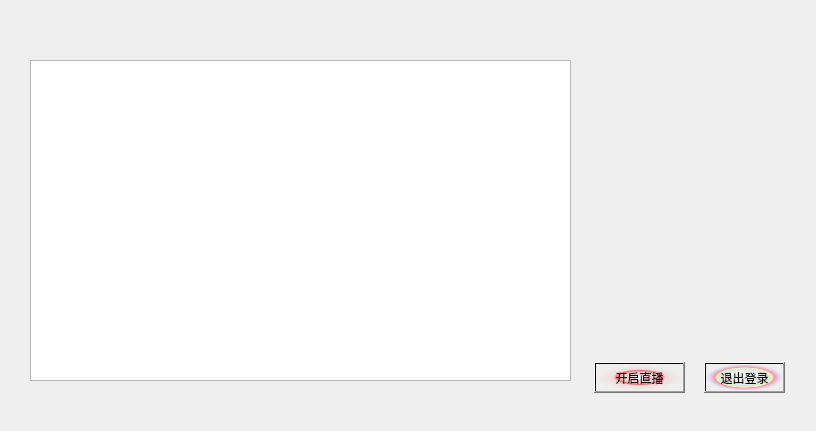
<?xml version="1.0" encoding="UTF-8"?>
<ui version="4.0">
 <class>ChatWindow</class>
 <widget class="QWidget" name="ChatWindow">
  <property name="geometry">
   <rect>
    <x>0</x>
    <y>0</y>
    <width>816</width>
    <height>431</height>
   </rect>
  </property>
  <property name="windowTitle">
   <string>Form</string>
  </property>
  <widget class="QLabel" name="label">
   <property name="geometry">
    <rect>
     <x>0</x>
     <y>0</y>
     <width>821</width>
     <height>431</height>
    </rect>
   </property>
   <property name="text">
    <string/>
   </property>
   <property name="pixmap">
    <pixmap resource="Images/picture.qrc">:/image/主窗口背景.jpg</pixmap>
   </property>
   <property name="scaledContents">
    <bool>true</bool>
   </property>
  </widget>
  <widget class="QPushButton" name="btn_startLive">
   <property name="geometry">
    <rect>
     <x>594</x>
     <y>362</y>
     <width>91</width>
     <height>31</height>
    </rect>
   </property>
   <property name="styleSheet">
    <string notr="true">background-color: qradialgradient(spread:pad, cx:0.5, cy:0.5, radius:0.5, fx:0.5, fy:0.5, stop:0 rgba(255, 255, 255, 255), stop:0.1 rgba(255, 255, 255, 255), stop:0.2 rgba(255, 176, 176, 167), stop:0.3 rgba(255, 151, 151, 92), stop:0.4 rgba(255, 125, 125, 51), stop:0.5 rgba(255, 76, 76, 205), stop:0.52 rgba(255, 76, 76, 205), stop:0.6 rgba(255, 180, 180, 84), stop:1 rgba(255, 255, 255, 0));</string>
   </property>
   <property name="text">
    <string>开启直播</string>
   </property>
  </widget>
  <widget class="QPushButton" name="btn_close">
   <property name="geometry">
    <rect>
     <x>704</x>
     <y>362</y>
     <width>81</width>
     <height>31</height>
    </rect>
   </property>
   <property name="styleSheet">
    <string notr="true">background-color: qradialgradient(spread:pad, cx:0.5, cy:0.5, radius:0.5, fx:0.5, fy:0.5, stop:0 rgba(0, 0, 0, 0), stop:0.52 rgba(0, 0, 0, 0), stop:0.565 rgba(82, 121, 76, 33), stop:0.65 rgba(159, 235, 148, 64), stop:0.721925 rgba(255, 238, 150, 129), stop:0.77 rgba(255, 128, 128, 204), stop:0.89 rgba(191, 128, 255, 64), stop:1 rgba(0, 0, 0, 0));</string>
   </property>
   <property name="text">
    <string>退出登录</string>
   </property>
  </widget>
  <widget class="QLabel" name="label_2">
   <property name="geometry">
    <rect>
     <x>700</x>
     <y>20</y>
     <width>81</width>
     <height>111</height>
    </rect>
   </property>
   <property name="text">
    <string/>
   </property>
   <property name="pixmap">
    <pixmap resource="Images/picture.qrc">:/image/注册1.jpg</pixmap>
   </property>
   <property name="scaledContents">
    <bool>true</bool>
   </property>
  </widget>
  <widget class="QListWidget" name="list_room">
   <property name="enabled">
    <bool>true</bool>
   </property>
   <property name="geometry">
    <rect>
     <x>30</x>
     <y>60</y>
     <width>541</width>
     <height>321</height>
    </rect>
   </property>
   <property name="font">
    <font>
     <weight>75</weight>
     <italic>true</italic>
     <bold>true</bold>
    </font>
   </property>
   <property name="cursor" stdset="0">
    <cursorShape>PointingHandCursor</cursorShape>
   </property>
  </widget>
 </widget>
 <resources>
  <include location="Images/picture.qrc"/>
 </resources>
 <connections/>
</ui>
